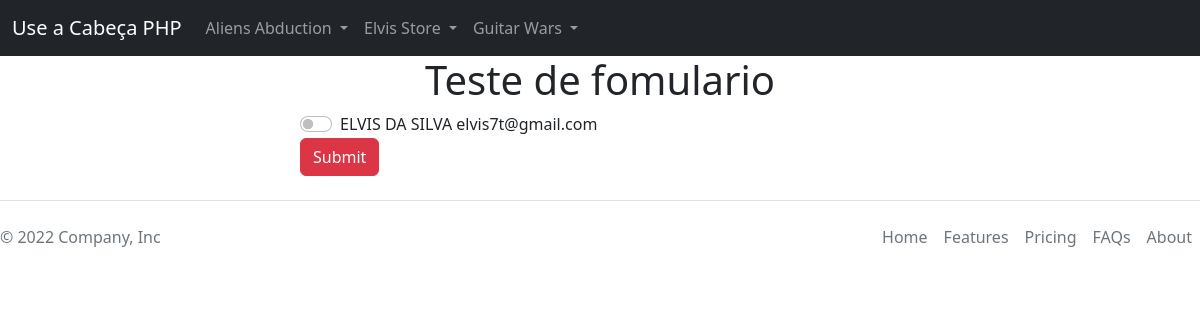
Page /app/view/test.php on the committed database.
### tables this page shows
CREATE TABLE `email_list` (
  `elist_id` int NOT NULL,
  `elist_firstname` varchar(30) DEFAULT NULL,
  `elist_lastname` varchar(30) DEFAULT NULL,
  `elist_email` varchar(30) DEFAULT NULL
);

### app/view/test.php (the view, shortened to what this page needs)
<?php
require_once('../config/menu.php');
?>
<body>
    <div class="d-flex justify-content-center">
        <h1> Teste de fomulario</h1>
    </div>
    <div class="col-md-6 offset-md-3">
       <form method="post" action="<?=$_SERVER['PHP_SELF'];?>" class="form-vertical">
       <?php
       require_once '../model/conf.php';
         $sql ="SELECT * FROM email_list ";
         $result = mysqli_query($con,$sql)or die(mysqli_error($result));
         while($row = mysqli_fetch_array($result)){
            echo'<div class="form-check form-switch">';
            echo "<input type='checkbox' class='form-check-input' role='switch' value =".$row['elist_id']." name='deleta[]'>";
            echo ' '.$row['elist_firstname'];
            echo ' '.$row['elist_lastname'];
            echo ' '.$row['elist_email'];
            echo '<br />';
            echo '</div>';
         }
         ?>
         <input class="btn btn-danger" type="submit" name="send">
       </form>
    </div>
</body>
<?php
require_once('../config/footer.php');
?>

### rows in the picture
email_list: elist_firstname "ELVIS", elist_lastname "DA SILVA", elist_email "elvis7t@gmail.com"
